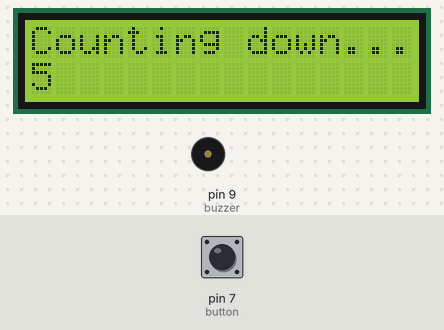
A sketch run on a simulated Arduino Uno, built with avr-gcc and run on an emulated ATmega328P. Shown: 16×2 character LCD, buzzer (waves = sounding). The test bench sets the inputs (shaded band); at power-on: pin 7 (button) HIGH.

Above: at 0.1 s.
At 10.3 s:
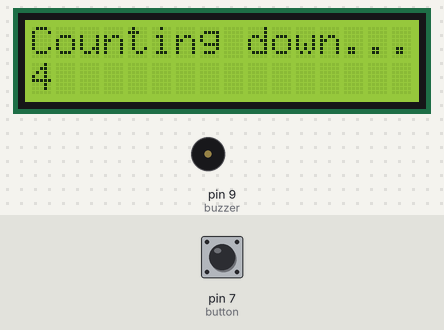
At 17.2 s:
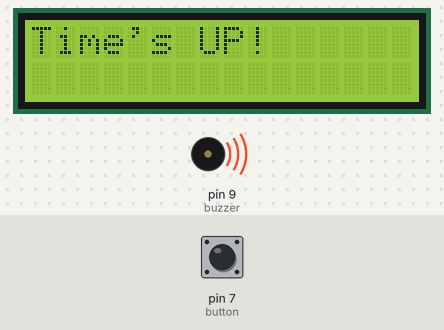
At 36.3 s:
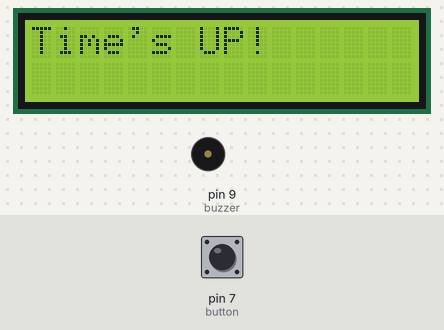
Timing chart, 0 to 37.8 s (numbered marks = the images above):
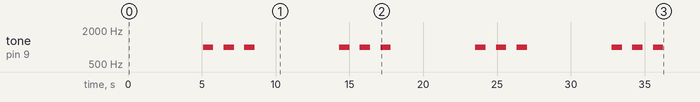

Measured:
- by itself, tone on pin 9 (buzzer): repeats every 9.2 s: 2 × (silent 0.70 s, 1000 Hz 0.70 s), silent 5.7 s, 1000 Hz 0.70 s
- what the display in image 1 shows lasts 1.0 s, from 10.3 s to 11.3 s
- what the display in image 2 shows lasts 4.2 s, from 14.3 s to 18.5 s

The sketch:

countdown-timer.ino
```cpp
#include <LiquidCrystal.h>

// Defining pins and variables
const int rs = 12, en = 11, d4 = 5, d5 = 4, d6 = 3, d7 = 2;
LiquidCrystal lcd(rs, en, d4, d5, d6, d7);
const int buzzer = 9, button = 7;
int run;

// Setting LCD start message
void setup() {
  lcd.begin(16, 2);
  lcd.print("Press to start");
  pinMode(buzzer, OUTPUT);
  pinMode(button, INPUT_PULLUP);
}

void loop() {
  // Reads pushbutton input
  if(digitalRead(button) == HIGH){
    if(run == 0){
      run = 255;
    }
  }
  else{
    run = 0;
  }
  // When pushed once, run the code below
  if(run > 0){
    //
    for (int i=5; i>0; i--){
      lcd.setCursor(0,0);
      lcd.print("Counting down...");
      lcd.setCursor(0, 1);
      lcd.print(i);
      delay(1000);
      lcd.clear();
    }
    lcd.print("Time's UP!");
    int x = 0;
    while (x<3){
      tone(buzzer, 1000);
      delay(700);
      noTone(buzzer);
      delay(700);
      x += 1;
    }
  }
}
```
